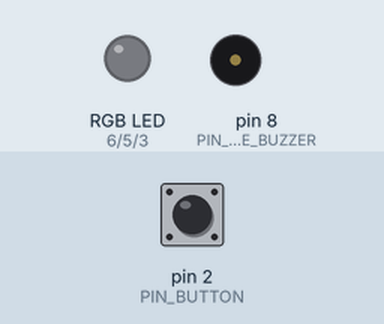
Recording of a sketch running on a simulated Arduino Uno, built with avr-gcc and run on an emulated ATmega328P. Parts: an RGB LED mixed from three pins (HIGH = lit), buzzer (waves = sounding). The inputs (shaded band) are chosen by the test bench; at power-on: pin 2 (PIN_BUTTON) HIGH. Random numbers use the default seed unless the sketch sets one.

Above: at 1.2 s.
1.3 s: pin 2 (PIN_BUTTON) pulled LOW for 0.15 s
At 2.3 s:
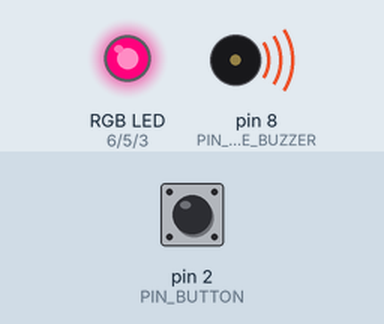
At 8.5 s:
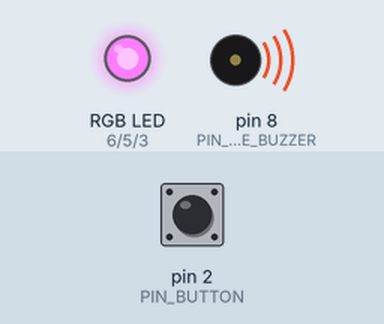
Timing chart, 0 to 15.7 s (numbered marks = the images above; inputs shaded):
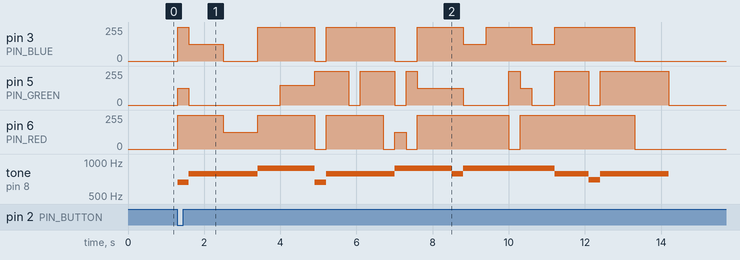

Measured:
- after the input at 1.3 s, pin 3 (PIN_BLUE): 0/255 → 255/255 at once, → 125/255 0.30 s later, → 0/255 0.90 s later, → 255/255 0.90 s later, … (13 changes in this stretch); pin 5 (PIN_GREEN): 0/255 → 125/255 at once, → 0/255 0.30 s later, → 150/255 2.4 s later, → 255/255 0.90 s later, … (17 changes in this stretch)

The sketch:

button_buzzer_rgb.ino
```cpp
/**
 * Arduino sketch - RGB LED + PASSIVE BUZZER + BUTTON
 * @author Moriel Schottlender 2022
 */
#include <math.h>
#include <pitches.h>
#include "RGBLED.h"
#include "MusicPlayer.h"

// Define Pins for LED
#define PIN_BLUE 3
#define PIN_GREEN 5
#define PIN_RED 6
// Define Pin for passive buzzer
#define PIN_PASSIVE_BUZZER 8
// Define pin for the button
#define PIN_BUTTON 2

/* MUSIC SHEET */

// Define the music - Jagerlust
double music_jagerlust[][2] = {
  {NOTE_G5, 1}, {NOTE_E5, 1}, {NOTE_E5, 2},
  {NOTE_F5, 1}, {NOTE_D5, 1}, {NOTE_D5, 2},
  {NOTE_C5, 1}, {NOTE_D5, 1}, {NOTE_E5, 1}, {NOTE_F5, 1}, {NOTE_G5, 1}, {NOTE_G5, 1}, {NOTE_G5, 2},
  {NOTE_G5, 1}, {NOTE_E5, 1}, {NOTE_E5, 2},
  {NOTE_F5, 1}, {NOTE_D5, 1}, {NOTE_D5, 2},
  {NOTE_C5, 1}, {NOTE_E5, 1}, {NOTE_G5, 1}, {NOTE_G5, 1}, {NOTE_C5, 2},
  {NOTE_C6, 0.5}
};
// Define the music - Hallelujah
// https://musescore.com/user/21965011/scores/4217351
double music_hallelujah[][2] = {
  {NOTE_E5, 0.5}, {NOTE_G5, 1}, {NOTE_G5, 0.5}, {NOTE_G5, 1}, {NOTE_G5, 0.5},
  {NOTE_A5, 0.5}, {NOTE_A5, 0.5}, {NOTE_A5, 1.5}, {NOTE_E5, 0.5}, {NOTE_G5, 1}, {NOTE_G5, 0.5}, {NOTE_G5, 1},
  {NOTE_G5, 0.5},
  {NOTE_A5, 0.5}, {NOTE_A5, 0.5}, {NOTE_A5, 1.5}, {NOTE_G5, 0.5}, {NOTE_A5, 1}, {NOTE_A5, 1}, {NOTE_A5, 0.5}, {NOTE_A5, 0.5},
  {NOTE_A5, 1}, {NOTE_G5, 0.5}, {NOTE_G5, 1}, {NOTE_F5, 0.5}, {NOTE_G5, 1.5}, {NOTE_G5, 1.5}
};
// Define the music - Yakety Sax - Benny Hill Theme
// https://musescore.com/user/152066/scores/152784
double music_yaketisax[][2] = {
  {NOTE_D6, 2}, {NOTE_G6, 1}, {NOTE_G6, 1},
  {NOTE_E6, 0.5}, {NOTE_D6, 0.5}, {NOTE_B5, 0.5}, {NOTE_G5, 0.5},
  {NOTE_D6, 1}, {NOTE_E6, 1}, {NOTE_D6, 0.5}, {NOTE_B5, 0.5}, {NOTE_A5, 1}
};

/* FUNCTIONALITY */

// Instantiate managers
RGBLED led = RGBLED(PIN_RED, PIN_GREEN, PIN_BLUE);
MusicPlayer player = MusicPlayer(PIN_PASSIVE_BUZZER);
boolean isItPlaying;
int numOfNotes;

void setup() {
  // Set up the button
  pinMode(PIN_BUTTON, INPUT_PULLUP);

  // Set up led (the buzzer doesn't need pinMode setup)
  led.setup();

  // Set up the music
  numOfNotes = sizeof(music_hallelujah)/sizeof(music_hallelujah[0]);
  player.setBeat(600);

  isItPlaying = false;
}

void loop() {
  // Listen to button press
  // But only respond if the music isn't already playing
  if (digitalRead(PIN_BUTTON) == LOW && isItPlaying == false) {
    isItPlaying = true;
    // Go over the notes
    // Play each note but also turn the RGB LED on with a random color
    for (int i = 0; i < numOfNotes; i++) {
      double delay_length = player.getBeat() * music_hallelujah[i][1];

      // Random color
      int randIndex = rand() % 8;

      if (music_hallelujah[i][0] != 0) {
        player.playNote(music_hallelujah[i][0], music_hallelujah[i][1]);
        led.on(led.C_ALL[randIndex]);
      }
      delay(delay_length);
      led.off();
    }
    isItPlaying = false;
  }
}
```

MusicPlayer.h
```cpp
/**
 * Defines a controller for the buzzer
 * @author Moriel Schottlender 2022
 */
class MusicPlayer {
    private:
        int beat = 1000; // Default 1 second
        int pinBuzzer;

    public:
        MusicPlayer(int pinNumber) {
            this->pinBuzzer = pinNumber;
        }

        void playTune(double musicarr[][2], int numOfRows) {
            for (int i = 0; i < numOfRows; i++) {
                this->playNote(musicarr[i][0], musicarr[i][1], true);
            }
        }

        void playNote(double note, double beat_multiplier = 1.0, boolean withDelay = false) {
            int length_of_tone = round(this->beat * beat_multiplier);

            if (note != 0) {
              // Output a tone
              tone(this->pinBuzzer, note, length_of_tone);
            }
            if (withDelay) {
              delay(length_of_tone);
            }
        }

        void setBeat(int beatLen) {
            this->beat = beatLen;
        }

        int getBeat() {
            return this->beat;
        }
};
```

RGBLED.h
```cpp
/**
 * Defines a controller for the RGB LED
 * @author Moriel Schottlender 2022
 */
class RGBLED {
    private:
        int pinRed;
        int pinBlue;
        int pinGreen;

    public:
        int C_RED[3] = {255, 0, 0};
        int C_PINK[3] = {255, 0, 220};
        int C_PURPLE[3] = {125, 0, 255};
        int C_BLUE[3] = {0, 255, 255};
        int C_GREEN[3] = {0, 255, 0};
        int C_YELLOW[3] = {255, 255, 0};
        int C_ORANGE[3] = {255, 150, 0};
        int C_LIGHTRED[3] = {255, 125, 125};
        int C_WHITE[3] = {255, 255, 255};
        int* C_ALL[8] = {
          C_RED, C_PINK, C_PURPLE, C_BLUE, C_GREEN, C_YELLOW, C_ORANGE, C_LIGHTRED
        };

        RGBLED(int pinRedNum, int pinGreenNum, int pinBlueNum) {
            this->pinRed = pinRedNum;
            this->pinGreen = pinGreenNum;
            this->pinBlue = pinBlueNum;
        }

        void setup() {
            // Set up LED
            pinMode(this->pinRed, OUTPUT);
            pinMode(this->pinGreen, OUTPUT);
            pinMode(this->pinBlue, OUTPUT);
            digitalWrite(this->pinRed, LOW);
            digitalWrite(this->pinGreen, LOW);
            digitalWrite(this->pinBlue, LOW);
        }

        void on(int rgb[3]) {
            analogWrite(this->pinRed, rgb[0]);
            analogWrite(this->pinGreen, rgb[1]);
            analogWrite(this->pinBlue, rgb[3]);
        }

        void off() {
            analogWrite(this->pinRed, 0);
            analogWrite(this->pinGreen, 0);
            analogWrite(this->pinBlue, 0);
        }

        void flash(int rgb[3], int light_duration) {
          this->on(rgb);
          delay(light_duration);
          this->off();
        }
};
```
